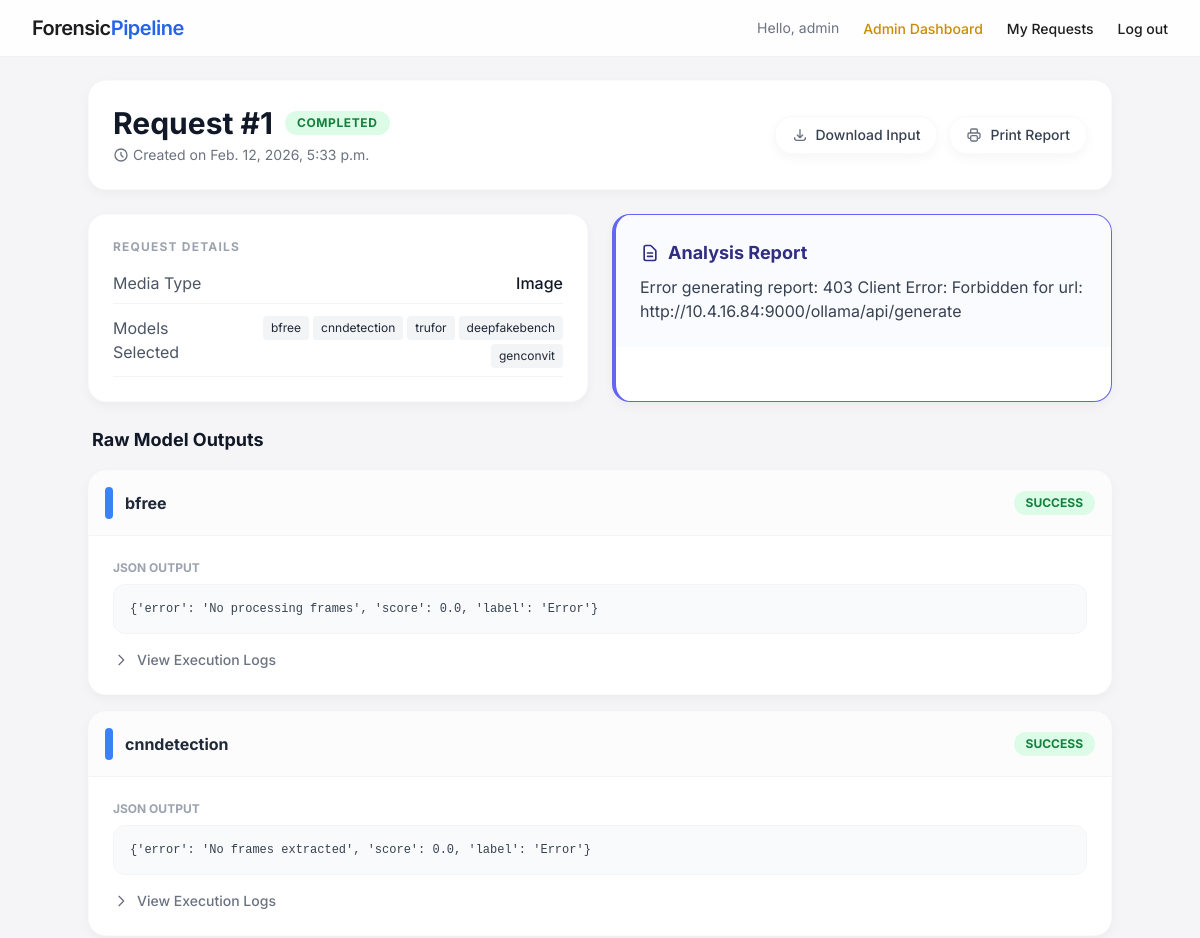
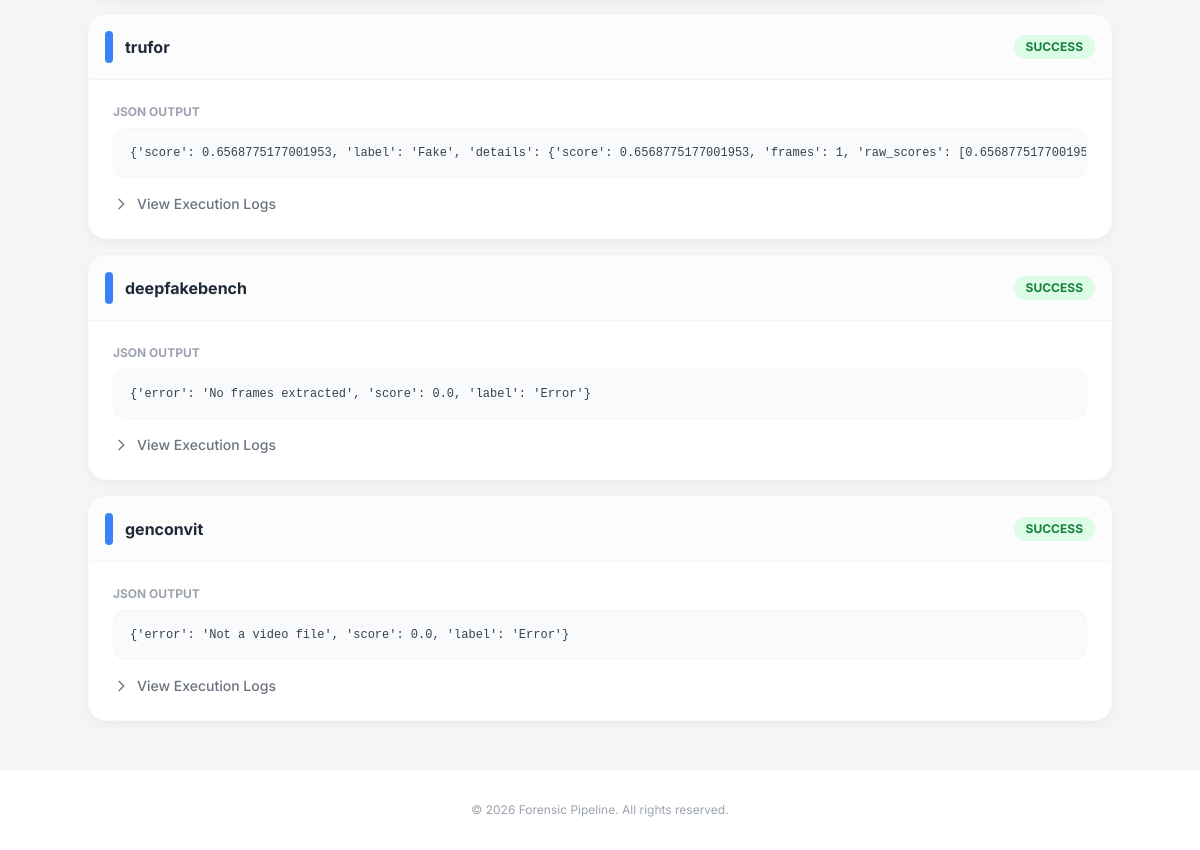
/request/1/ (signed in), run on the app's committed database (2 pictures, top to bottom).
### accounts/models.py (models this page shows, shortened)
class CustomUser(AbstractUser):
    is_admin = models.BooleanField(default=False)

### analysis/models.py (models this page shows, shortened)
class ForensicRequest(models.Model):
    STATUS_CHOICES = (
        ('PENDING', 'Pending'),
        ('PROCESSING', 'Processing'),
        ('COMPLETED', 'Completed'),
        ('FAILED', 'Failed'),
    )
    user = models.ForeignKey(settings.AUTH_USER_MODEL, on_delete=models.CASCADE)
    input_file = models.FileField(upload_to='uploads/%Y/%m/%d/')
    media_type = models.CharField(max_length=10, choices=[('image', 'Image'), ('video', 'Video')])
    selected_models = models.JSONField(default=list) # List of model names
    status = models.CharField(max_length=20, choices=STATUS_CHOICES, default='PENDING')
    report_content = models.TextField(blank=True, null=True)
    created_at = models.DateTimeField(auto_now_add=True)

class AnalysisResult(models.Model):
    request = models.ForeignKey(ForensicRequest, related_name='results', on_delete=models.CASCADE)
    model_name = models.CharField(max_length=50)
    status = models.CharField(max_length=20, default='PENDING') # SUCCESS, FAILED
    output_json = models.JSONField(blank=True, null=True)
    logs = models.TextField(blank=True, null=True)
    completed_at = models.DateTimeField(auto_now=True)

### analysis/views.py (the view)
# urls.py: path('request/<int:pk>/', views.request_detail, name='request_detail'),
@login_required
def request_detail(request, pk):
    if request.user.is_superuser:
        req = get_object_or_404(ForensicRequest, pk=pk)
    else:
        req = get_object_or_404(ForensicRequest, pk=pk, user=request.user)
    results = req.results.all()
    return render(request, 'analysis/detail.html', {'req': req, 'results': results})

### templates/analysis/detail.html (shortened to what this page needs)
{% extends 'base.html' %}
{% block content %}
<div class="max-w-5xl mx-auto space-y-6">
    <div class="apple-card p-6 flex flex-col md:flex-row justify-between items-start md:items-center gap-4">
        <div>
            <div class="flex items-center gap-3">
                <h1 class="text-3xl font-bold text-gray-900">Request #{{ req.id }}</h1>
                <span class="px-3 py-1 rounded-full text-xs font-bold uppercase tracking-wider
                    {% if req.status == 'COMPLETED' %}bg-green-100 text-green-700
                    {% elif req.status == 'FAILED' %}bg-red-100 text-red-700
                    {% else %}bg-yellow-100 text-yellow-700 animate-pulse{% endif %}">
                    {{ req.status }}
                </span>
            </div>
            <p class="text-gray-500 mt-1 flex items-center text-sm">
                <svg xmlns="http://www.w3.org/2000/svg" class="h-4 w-4 mr-1" fill="none" viewBox="0 0 24 24"
                    stroke="currentColor">
                    <path stroke-linecap="round" stroke-linejoin="round" stroke-width="2"
                        d="M12 8v4l3 3m6-3a9 9 0 11-18 0 9 9 0 0118 0z" />
                </svg>
                Created on {{ req.created_at }}
            </p>
        </div>
        <div class="flex gap-3">
            <a href="{{ req.input_file.url }}"
                class="apple-card px-4 py-2 text-sm font-medium text-gray-700 hover:bg-gray-50 flex items-center border">
                <svg xmlns="http://www.w3.org/2000/svg" class="h-4 w-4 mr-2 text-gray-500" fill="none"
                    viewBox="0 0 24 24" stroke="currentColor">
                    <path stroke-linecap="round" stroke-linejoin="round" stroke-width="2"
                        d="M4 16v1a3 3 0 003 3h10a3 3 0 003-3v-1m-4-4l-4 4m0 0l-4-4m4 4V4" />
                </svg>
                Download Input
            </a>
            <button onclick="window.print()"
                class="apple-card px-4 py-2 text-sm font-medium text-gray-700 hover:bg-gray-50 flex items-center border">
                Print Report
            </button>
        </div>
    </div>
    <div class="grid grid-cols-1 md:grid-cols-2 gap-6">
        <div class="apple-card p-6">
            <h3 class="text-xs font-bold text-gray-400 uppercase tracking-widest mb-4">Request Details</h3>
            <div class="space-y-3">
                <div class="flex justify-between border-b border-gray-100 pb-2">
                    <span class="text-gray-600">Media Type</span>
                    <span class="font-medium text-gray-900 capitalize">{{ req.media_type }}</span>
                </div>
                <div class="flex justify-between border-b border-gray-100 pb-2">
                    <span class="text-gray-600">Models Selected</span>
                    <div class="flex flex-wrap justify-end gap-1">
                        {% for model in req.selected_models %}
                        <span class="bg-gray-100 text-gray-800 text-xs px-2 py-1 rounded">{{ model }}</span>
                        {% endfor %}
                    </div>
                </div>
            </div>
        </div>
        {% if req.report_content %}
        <div class="apple-card p-0 overflow-hidden border-l-4 border-indigo-500">
            <div class="p-6 bg-indigo-50/30">
                <h2 class="text-lg font-bold text-indigo-900 mb-2 flex items-center">
                    <svg xmlns="http://www.w3.org/2000/svg" class="h-5 w-5 mr-2" fill="none" viewBox="0 0 24 24"
                        stroke="currentColor">
                        <path stroke-linecap="round" stroke-linejoin="round" stroke-width="2"
                            d="M9 12h6m-6 4h6m2 5H7a2 2 0 01-2-2V5a2 2 0 012-2h5.586a1 1 0 01.707.293l5.414 5.414a1 1 0 01.293.707V19a2 2 0 01-2 2z" />
                    </svg>
                    Analysis Report
                </h2>
                <div class="prose prose-sm max-w-none text-gray-700" id="report-content">
                </div>
            </div>
        </div>
        {% endif %}
    </div>
    <div class="space-y-4">
        <h3 class="text-lg font-bold text-gray-900 ml-1">Raw Model Outputs</h3>
        {% for result in results %}
        <div class="apple-card overflow-hidden">
            <div class="p-4 border-b border-gray-100 flex justify-between items-center bg-gray-50/50">
                <h3 class="font-bold text-gray-800 flex items-center">
                    <span class="w-2 h-8 bg-blue-500 rounded-full mr-3"></span>
                    {{ result.model_name }}
                </h3>
                <span class="px-3 py-1 rounded-full text-xs font-bold
                    {% if result.status == 'SUCCESS' %}bg-green-100 text-green-700
                    {% else %}bg-red-100 text-red-700{% endif %}">
                    {{ result.status }}
                </span>
            </div>
            <div class="p-6 space-y-4">
                {% if result.output_json %}
                <div>
                    <h4 class="text-xs font-bold text-gray-400 uppercase mb-2">JSON Output</h4>
                    <pre
                        class="bg-gray-50 text-gray-700 p-4 rounded-xl text-xs overflow-x-auto border border-gray-100 font-mono">{{ result.output_json }}</pre>
                </div>
                {% endif %}
                {% if result.logs %}
                <details class="group">
                    <summary
                        class="cursor-pointer text-sm text-gray-500 font-medium flex items-center hover:text-gray-900">
                        <svg xmlns="http://www.w3.org/2000/svg"
                            class="h-4 w-4 mr-2 transition-transform group-open:rotate-90" fill="none"
                            viewBox="0 0 24 24" stroke="currentColor">
                            <path stroke-linecap="round" stroke-linejoin="round" stroke-width="2" d="M9 5l7 7-7 7" />
                        </svg>
                        View Execution Logs
                    </summary>
                </details>
                {% endif %}
            </div>
        </div>
        {% empty %}
        <div class="apple-card p-8 text-center text-gray-400 italic">
            No model results available yet. Processing may be in progress.
        </div>
        {% endfor %}
    </div>
</div>
{% endblock %}

### templates/base.html (shortened to what this page needs)
<!DOCTYPE html>
<html lang="en">
<head>
    <script src="https://cdn.tailwindcss.com"></script>
</head>
<body class="min-h-screen flex flex-col">
    <nav class="glass-nav fixed w-full z-50 transition-all duration-300">
        <div class="max-w-7xl mx-auto px-4 sm:px-6 lg:px-8">
            <div class="flex justify-between h-14 items-center">
                <div class="flex-shrink-0 flex items-center">
                    <a href="/" class="text-xl font-semibold tracking-tight">Forensic<span
                            class="text-blue-600">Pipeline</span></a>
                </div>
                <div class="hidden md:flex items-center space-x-6">
                    {% if user.is_authenticated %}
                    <span class="text-sm text-gray-500">Hello, {{ user.username }}</span>
                    {% if user.is_superuser %}
                    <a href="{% url 'admin_dashboard' %}"
                        class="nav-link text-yellow-600 hover:text-yellow-700 font-medium">Admin Dashboard</a>
                    {% endif %}
                    <a href="{% url 'dashboard' %}" class="nav-link">My Requests</a>
                    <form action="{% url 'logout' %}" method="post" class="inline">
                        <button type="submit" class="nav-link bg-transparent border-0 cursor-pointer">Log out</button>
                    </form>
                    {% else %}
                    <a href="{% url 'login' %}" class="nav-link">Log in</a>
                    <a href="{% url 'register' %}" class="btn-primary">Sign up</a>
                    {% endif %}
                </div>
            </div>
        </div>
    </nav>
    <div class="flex-grow pt-20 pb-12 px-4 sm:px-6 lg:px-8 max-w-7xl mx-auto w-full">
        {% block content %}
        {% endblock %}
    </div>
    <footer class="bg-white border-t border-gray-100 py-8 mt-auto">
        <div class="max-w-7xl mx-auto px-4 text-center text-gray-400 text-xs">
            <p>&copy; {% now "Y" %} Forensic Pipeline. All rights reserved.</p>
        </div>
    </footer>
</body>
</html>

### templates/base.html (style rules this page uses)
body { background-color: #F5F5F7; font-family: 'Inter', -apple-system, BlinkMacSystemFont, sans-serif; -webkit-font-smoothing: antialiased; color: #1d1d1f; }
.glass-nav { background: rgba(255, 255, 255, 0.85); backdrop-filter: blur(20px); -webkit-backdrop-filter: blur(20px); border-bottom: 1px solid rgba(0, 0, 0, 0.05); }
.nav-link { color: #1d1d1f; font-size: 14px; font-weight: 500; transition: color 0.2s ease; }
.apple-card { background: #FFFFFF; border-radius: 18px; box-shadow: 0 4px 12px rgba(0, 0, 0, 0.04); border: 1px solid rgba(0, 0, 0, 0.02); }

### data on the page
CustomUser: username "admin"
ForensicRequest: id "1", status "COMPLETED", created_at "Feb. 12, 2026, 5:33 p.m.", media_type "Image"
AnalysisResult: model_name "bfree", status "SUCCESS", output_json "{'error': 'No processing frames', 'score': 0.0, 'label': 'Error'}"
AnalysisResult: model_name "cnndetection", status "SUCCESS", output_json "{'error': 'No frames extracted', 'score': 0.0, 'label': 'Error'}"
AnalysisResult: model_name "trufor", status "SUCCESS", output_json "{'score': 0.6568775177001953, 'label': 'Fake', 'details': {'score': 0.6568775177001953, 'frames': 1, 'raw_scores':…"
AnalysisResult: model_name "deepfakebench", status "SUCCESS", output_json "{'error': 'No frames extracted', 'score': 0.0, 'label': 'Error'}"
AnalysisResult: model_name "genconvit", status "SUCCESS", output_json "{'error': 'Not a video file', 'score': 0.0, 'label': 'Error'}"

### other printed values
{{ model }} "bfree" "cnndetection" "trufor" "deepfakebench" "genconvit"
